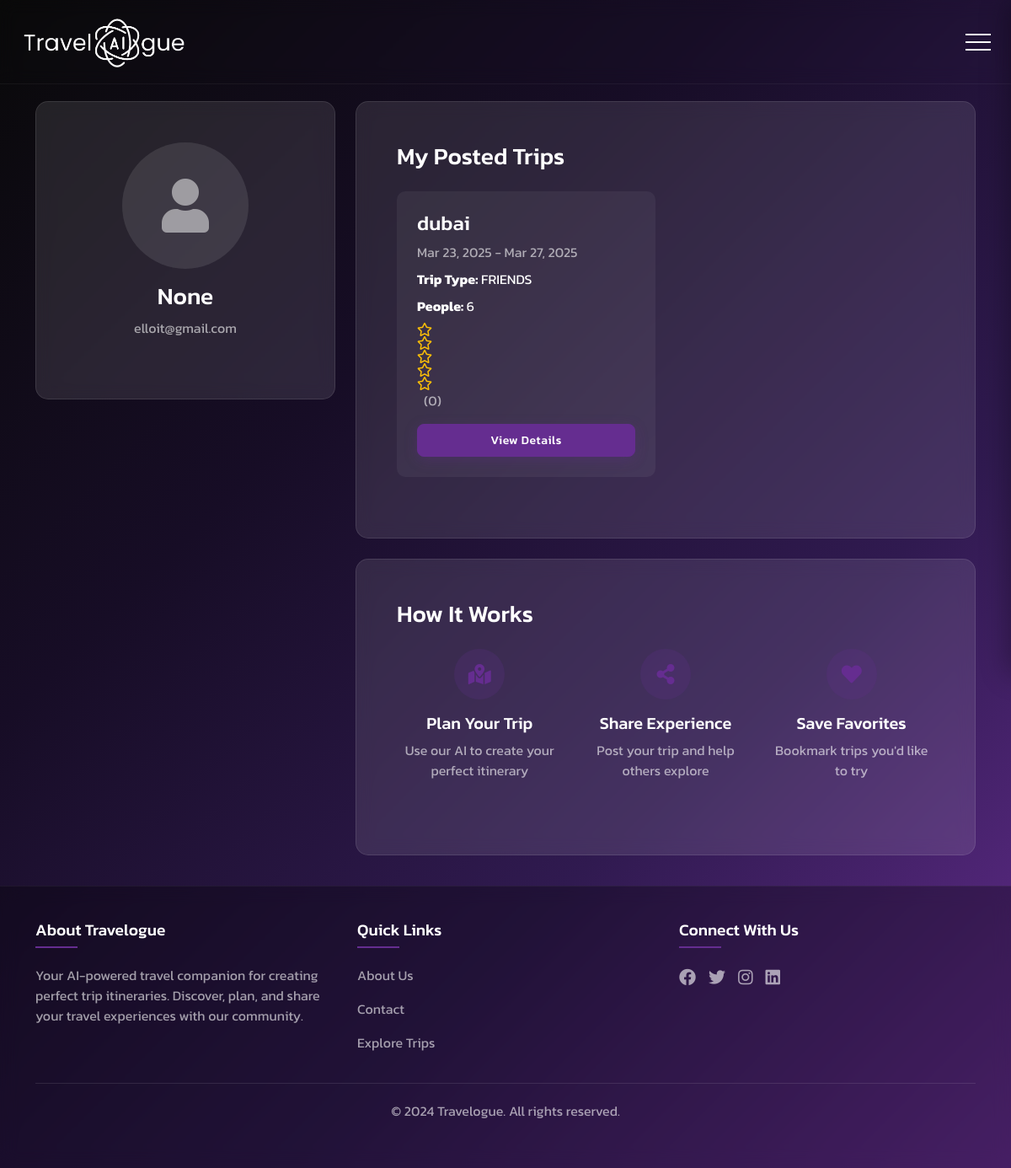
/dashboard/ (signed in), run on the app's committed database.
### trips/models.py (models this page shows, shortened)
class User(AbstractUser):
    username = None
    email = models.EmailField(unique=True)
    first_name = models.CharField(max_length=30, blank=True)
    last_name = models.CharField(max_length=30, blank=True)
    USERNAME_FIELD = 'email'
    REQUIRED_FIELDS = []
    objects = CustomUserManager()

class Trip(models.Model):
    TRIP_TYPES = [
        ('COUPLE', 'Couple'),
        ('FRIENDS', 'Friends'),
        ('FAMILY', 'Family'),
    ]
    user = models.ForeignKey(User, on_delete=models.CASCADE)
    start_location = models.CharField(max_length=255)
    destination = models.CharField(max_length=255)
    start_date = models.DateField()
    end_date = models.DateField()
    interested_activities = models.TextField()
    trip_type = models.CharField(max_length=10, choices=TRIP_TYPES)
    number_of_people = models.IntegerField()
    created_at = models.DateTimeField(default=timezone.now)
    trip_plan = models.JSONField(null=True, blank=True)
    is_saved = models.BooleanField(default=False)
    is_posted = models.BooleanField(default=False)
    posted_at = models.DateTimeField(null=True, blank=True)
    @property
    def average_rating(self):
        return self.ratings.aggregate(Avg('rating'))['rating__avg'] or 0.0

### trips/views.py (the view)
# urls.py: path('dashboard/', views.dashboard, name='dashboard'),
@login_required
def dashboard(request):
    saved_trips = Trip.objects.filter(user=request.user, is_saved=True)
    posted_trips = Trip.objects.filter(user=request.user, is_posted=True)
    return render(request, 'trips/dashboard.html', {
        'saved_trips': saved_trips,
        'posted_trips': posted_trips
    })

### templates/trips/dashboard.html (shortened to what this page needs)
{% extends 'base.html' %}
{% block content %}
<div class="container">
    <div class="row">
        <div class="col-md-4 mb-4">
            <div class="card">
                <div class="card-body">
                    <div class="text-center mb-4">
                        {% if user.profile.avatar %}
                            <img src="{{ user.profile.avatar.url }}" alt="Profile Picture" class="rounded-circle mb-3" style="width: 150px; height: 150px; object-fit: cover;">
                        {% else %}
                            <div class="default-avatar mb-3">
                                <i class="fas fa-user"></i>
                            </div>
                        {% endif %}
                        <h3 class="card-title text-white">{{ user.username }}</h3>
                        <p class="text-muted">{{ user.email }}</p>
                    </div>
                </div>
            </div>
        </div>
        <div class="col-md-8">
            <div class="card mb-4">
                <div class="card-body">
                    <h3 class="card-title text-white mb-4">My Posted Trips</h3>
                    {% if posted_trips %}
                        <div class="row">
                            {% for trip in posted_trips %}
                                <div class="col-md-6 mb-4">
                                    <div class="trip-card">
                                        <div class="trip-info">
                                            <h4 class="text-white">{{ trip.destination }}</h4>
                                            <p class="text-muted mb-2">{{ trip.start_date|date:"M d, Y" }} - {{ trip.end_date|date:"M d, Y" }}</p>
                                            <p class="mb-2"><strong class="text-white">Trip Type:</strong> {{ trip.trip_type }}</p>
                                            <p class="mb-2"><strong class="text-white">People:</strong> {{ trip.number_of_people }}</p>
                                            <div class="rating mb-3">
                                                {% for i in "12345"|make_list %}
                                                    {% if forloop.counter <= trip.average_rating %}
                                                        <i class="fas fa-star text-warning"></i>
                                                    {% else %}
                                                        <i class="far fa-star text-warning"></i>
                                                    {% endif %}
                                                {% endfor %}
                                                <span class="text-muted ms-2">({{ trip.ratings.count }})</span>
                                            </div>
                                            <a href="{% url 'trips:view_trip' trip.id %}" class="btn btn-primary btn-sm">View Details</a>
                                        </div>
                                    </div>
                                </div>
                            {% endfor %}
                        </div>
                    {% else %}
                        <p class="text-muted">You haven't posted any trips yet.</p>
                    {% endif %}
                </div>
            </div>
            <div class="card">
                <div class="card-body">
                    <h3 class="card-title text-white mb-4">How It Works</h3>
                    <div class="row">
                        <div class="col-md-4 text-center mb-4">
                            <div class="step-icon mb-3">
                                <i class="fas fa-map-marked-alt"></i>
                            </div>
                            <h5 class="text-white">Plan Your Trip</h5>
                            <p class="text-muted">Use our AI to create your perfect itinerary</p>
                        </div>
                        <div class="col-md-4 text-center mb-4">
                            <div class="step-icon mb-3">
                                <i class="fas fa-share-alt"></i>
                            </div>
                            <h5 class="text-white">Share Experience</h5>
                            <p class="text-muted">Post your trip and help others explore</p>
                        </div>
                        <div class="col-md-4 text-center mb-4">
                            <div class="step-icon mb-3">
                                <i class="fas fa-heart"></i>
                            </div>
                            <h5 class="text-white">Save Favorites</h5>
                            <p class="text-muted">Bookmark trips you'd like to try</p>
                        </div>
                    </div>
                </div>
            </div>
        </div>
    </div>
</div>
{% endblock %}

### templates/base.html (style rules this page uses)
:root { --primary-color: #652D90; --primary-hover: #4a2169; --text-color: #ffffff; --text-muted: rgba(255, 255, 255, 0.6); --card-bg: rgba(255, 255, 255, 0.1); --card-border: rgba(255, 255, 255, 0.1); }
body { font-family: 'Kanit', sans-serif; background: linear-gradient(135deg, #090909, #170D26, #301A50, #652D90); background-attachment:fixed; background-size:cover; min-height: 100vh; color: var(--text-color); display: flex; flex-direction: column; }
.card { background: rgba(255, 255, 255, 0.15); border-color: #652D90; backdrop-filter: blur(10px) !important; border-radius: 15px !important; padding: 2rem !important; border: 1px solid rgba(255, 255, 255, 0.1) !important; transition: transform 0.3s ease !important; color: white; display: flex; flex-direction: column; }
.mb-3 { display: flex; flex-direction: column; width: 100%; }
.btn { border-radius: 8px; padding: 0.5rem 1.5rem; font-weight: 500; letter-spacing: 0.5px; transition: all 0.3s ease; background: var(--primary-color); display: block; display: flex; justify-content: center; align-items: center; width: 100%; }
.btn-primary { background: var(--primary-color); border-color: var(--primary-color); box-shadow: 0 4px 15px rgba(101, 45, 144, 0.3); }

### templates/trips/dashboard.html (style rules this page uses)
.card { background: rgba(255, 255, 255, 0.1); backdrop-filter: blur(10px); border: 1px solid rgba(255, 255, 255, 0.1); margin-bottom: 1rem; }
.default-avatar { width: 150px; height: 150px; background: rgba(255, 255, 255, 0.1); border-radius: 50%; display: flex; align-items: center; justify-content: center; margin: 0 auto; }
.default-avatar i { font-size: 4rem; color: rgba(255, 255, 255, 0.5); }
.trip-card { background: rgba(255, 255, 255, 0.05); border-radius: 10px; padding: 1.5rem; height: 100%; transition: transform 0.3s ease; }
.step-icon { width: 60px; height: 60px; background: rgba(101, 45, 144, 0.2); border-radius: 50%; display: flex; align-items: center; justify-content: center; margin: 0 auto; }
.step-icon i { font-size: 1.5rem; color: #652D90; }
.text-white { color: white !important; }
.text-muted { color: rgba(255, 255, 255, 0.6) !important; }
.btn-primary { background-color: #652D90; border-color: #652D90; }

### data on the page
User: username "None", email "elloit@gmail.com"
Trip: destination "dubai", start_date "Mar 23, 2025", end_date "Mar 27, 2025", trip_type "FRIENDS", number_of_people "6", ratings.count "0"
